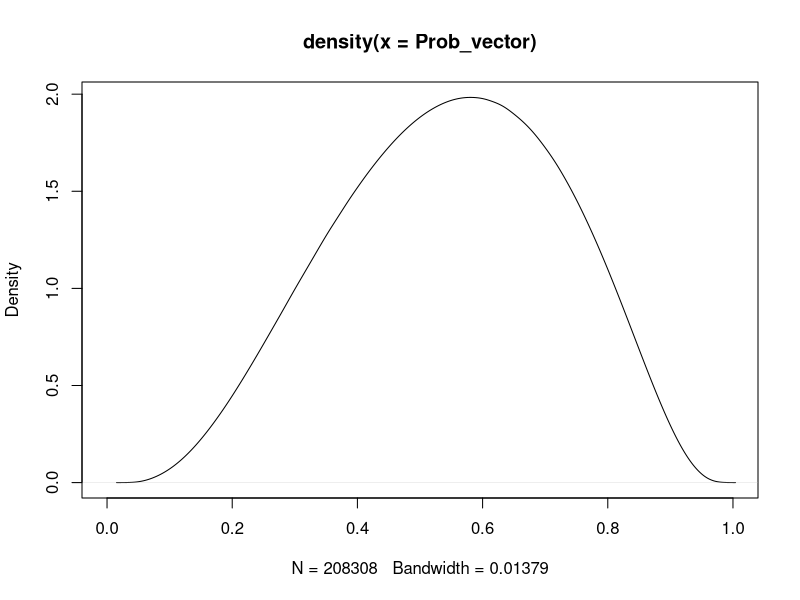

The R script that drew this image: (Note: this script raises an error after producing the figure.)
#######################
# epi input functions
#######################

library(MASS)


##############################
# epi inputs models require
#############################

# additional for binary
# P_t1, # NB: this is currently simulated within the functions using rep(P_t1, MCsims)
# additional for survival
# survivalDist,scaleParameter_t1,shapeParameter_t1
# required for all models 
# mu_t2, variance_t2, dist_t2, direction_t2,
# mu_t3, variance_t3, dist_t3, direction_t3,
# mu_t4, variance_t4, dist_t4, direction_t4



##########################################
##########################################
# BINARY endpoint
##########################################
###########################################

########################################
# Binary endpoint: baseline probability
#######################################

# there are 3 methods to input baseline probability
# 1) single value: no uncertainty in baseline
# 2) UCI and LCI for probability: input using slider normalParameters() calculates mu and sigma
# 3) nEvents, nAtRisk: used to draw a beta distribution


# Binary endpoint; baseline probability 1) no uncertainty
##############################################################

# user input: P_t1


# Binary endpoint, baseline probability 2) from LCI and UCI on baseline probability
############################################
# note: this is done as in Excel model by converting probability to odds
# (slighlty modified as linearlity/ normality holds better on the log scale so this is used here)
# ***theoretically possible to simulate negative probability values with this method? - probably not thanks to exponeitation etc
# also possible to do this by treating the LCI and UCI as a 95% interval on a beta distribtion
# and finding the alpha and beta parameters which best fit the LCI and UCI provided by the user
# these parameters are found by choosing alpha and beta to minimise a loss function:
# squared distance from LCI + squared distance from UCI as described in: https://www.johndcook.com/quantiles_parameters.pdf
# loss function in R
# (qbeta(0.025, alpha_hat, beta_hat) - LCI)^2 + (qbeta(0.975, alpha_hat, beta_hat) - UCI)^2
# not fully sure if this works!

# function
# input: prob_UCI and prob_LCI
# output: mu_prob (exact expected probability), sigma (log odds scale), mu  (mean on log odds scale)
# this output can then be used to calculate P_t1 using:
# LO <- rnorm(MCsims, mu, sigma)
# Odds <- exp(LO)
# P_t1 <- Odds/(1 + Odds)
# assumes normal log odds distribution

# test data (from Excel model)
#prob_UCI = 0.469
#prob_LCI = 0.248

# define function
probCI <- function(prob_LCI, prob_UCI){
  
  # convert prob CIs to odds CIs
  Odds_UCI <- prob_UCI/(1 - prob_UCI)
  Odds_LCI <- prob_LCI/(1 - prob_LCI)
  
  # convert to log scale as sigma is symmetrical around the mean on this scale
  LO_UCI <- log(Odds_UCI)
  LO_LCI <- log(Odds_LCI)
  
  sigma <- abs(LO_UCI - LO_LCI)/(2*1.96)
  mu <- LO_LCI + 1.96*sigma # mean on log odds scale
  mu_OR <- exp(mu)
  mu_prob <- mu_OR/(1 + mu_OR)
  
  
  outputs <- list(mu_prob = mu_prob, mu = mu, sigma = sigma)
  return(outputs)
  
}

# test function (from Excel model)
#probCI(0.248,0.469)





# Binary endpoint, baseline probability 2) Exact sampling: from normal distribution 
############
# given mu and sigma (calculated above) creates vector of samples in direct proportion to normal theoretical distribution
# within a user defined range. This vector can be manipulated to convert to probability distribution
# v.quick!

# inputs: mu, sigma
# outputs: exactVector (vector of samples) 

# define function
exactVectorNormal <- function( mu, sigma){
  
  # just need to sample reasonablely close to mean
  lowerBound <- mu - 6*sigma
  upperBound <- mu + 6*sigma
  # vector of points at which samples will be taken
  # lower bound , upper bound , and length.out = resolution of curve
  x_axis <- seq(lowerBound, upperBound, length.out = 1000) # 1000 appears to work well
  
  # gives a vecor of values for each point in x_axis vector which represent how likely they are
  # in the theoretical distribution (normal with mean mu and sigma)
  density_vector <- dnorm(x_axis, mu, sigma)
  
  # normalise this vector to give highest value in density_vector the value of 1 (the most likely point)
  normalised_density_vector <- density_vector/(max(density_vector))
  
  # take samples of each point in x_axis proportionate to its frequency in the theoretical distribution
  # try values to see how it works: 1000 samples of most likely point
  exactVector <- rep(x_axis, times = normalised_density_vector*1000) 
  
  return(exactVector )
  
}

# test function
#exactVector <- exactVectorNormal(10, 2.1)
#plot(density(exactVector))








# Binary endpoint: baseline probability 3) from events vs number at risk
############################################

# function
# input: nEvents and nAtRisk
# output: mu_prob (exact expected probability), P_t1
# assumes MCsims sufficient to express the distribution

# test data (from Excel model)
nEvents = 100
nAtRisk = 210
MCsims = 100000

# define function
probEvents <- function(nEvents, nAtRisk, MCsims){
  
  # beta parameter for beta distribution
  nNonEvents <- nAtRisk - nEvents
  mu_prob <- nEvents/(nEvents + nNonEvents)
  
  P_t1 <- rbeta(MCsims,nEvents,nNonEvents )
  outputs <- list(mu_prob = mu_prob, P_t1 = P_t1)
  
  return(outputs)
}

# test function
probEvents(10, 20, 10000)



# Binary endpoint: baseline probability 3) plot function (no randomness)
######################
# used??
# no randomness: based on exact densities from beta distribution
# inputs: nEvents, nAtRisk
# output: plot object
#plotBetaEvents <- function(nEvents, nAtRisk){
#  
#  # beta parameter for beta distribution
#  nNonEvents <- nAtRisk - nEvents
#  
#  x_axis <- seq(0, 1, length.out = 100)
#  y_axis <- dbeta(x_axis, nEvents, nNonEvents)
#  
#  plot <- plot(x = x_axis, y = y_axis, type = "l")
#  return(plot)
#}
# test plot function
#plotBetaEvents(2, 20)







# Binary endpoint: baseline probability: PLOT ALL FUNCTION baseline probability from different methods
##########################################################
# there are 3 methods to input baseline probability
# 1) single value: no uncertainty in baseline
# 2) UCI and LCI for probability: input using slider normalParameters() calculates mu and sigma
# 3) nEvents, nAtRisk: used to draw a beta distribution

# require above functions


# test data
input <- list()
input$baselineInput ="confidenceBounds"   # "events" # singleValue
nEvents = 10
nAtRisk = 30
prob_UCI = 0.2
prob_LCI = 0.01
P_t1 = 0.3

# input: mu , sigma or alpha, beta, input$baselineInput
# output: plot object

# wrap in a function??

if(input$baselineInput == "events"){
  
  plotBetaEvents(nEvents, nAtRisk)
  
} 

# also conditional on the confidence bounds not being equal
if(input$baselineInput == "confidenceBounds"){
  
  normalParameters <-  probCI(prob_UCI, prob_LCI)
  LO_vector <- exactVectorNormal(normalParameters$mu, normalParameters$sigma)
  Odds_vector <- exp(LO_vector)
  Prob_vector <- Odds_vector/(1 + Odds_vector)
  
  plot(density(Prob_vector), xlim = c(0, 1))
  
}


# or if confidence bounds are equal
if(input$baselineInput == "singleValue"){
  
  plot(1, type="n", xlab="", ylab="", xlim=c(0, 1), ylim=c(0, 10))
  abline(v = P_t1)
  
}









########################################
# Binary endpoint: relative effects
#######################################
# ? take P_t1 vector (could be uncertain or single valued but must represent the MCsims in its length)
# ? output P_tn

# there are # methods to input relative effects
# 1) UCI and LCI for natural odds ratio scale
# 2) UCI and LCI for natural RR scale
# 3) UCI and LCI for risk difference
# 4) 



# Binary endpoint: relative effects 1) UCI and LCI for natural odds ratio scale
############################################

# function
# input: OR_UCI and OR_LCI
# output: mu_OR, mu (log scale), variance (log scale)
# assumes normal distribution

# plot user inputs
# use exactVectorNormal with mu, variance to take exact samples from normal on LOR scale
# take exponent of these draws and plot to get smooth natural scale OR plot
# include mu_OR, OR_UCI and OR_LCI on this plot

# test data (from Excel model)
OR_UCI = 1.18
OR_LCI = 0.71

# define function
oddsRatioCI <- function(OR_UCI, OR_LCI){
  
  LOR_UCI <- log(OR_UCI) 
  LOR_LCI <- log(OR_LCI)
  sigma <- abs(LOR_UCI - LOR_LCI)/(2*1.96)
  variance <- sigma^2
  
  mu <- LOR_LCI + 1.96*sigma # mean on log odds scale
  mu_OR <- exp(mu)
  
  outputs <- list(mu = mu, variance = variance, mu_OR = mu_OR)
  return(outputs)
}

# test function
oddsRatioCI(OR_UCI, OR_LCI)

oddsRatioCI(1.43, 0.05)


# Binary endpoint: relative effects 2) UCI and LCI for natural RR scale
############################################


# function
# input: RR_UCI and RR_LCI
# output: mu_RR (mean RR on natural scale),  sigma_LRR (se of log rr), mu_LRR (mean of log rr)
# assumes normal distribution for log(RR) 

# plot user inputs
# use exactVectorNormal with sigma_LRR, mu_LRR to take exact samples from normal on LRR scale
# take exponent of these draws and plot to get smooth RR plot
# include mu_RR, RR_UCI and RR_LCI on this plot

# get P_tn
# simulate uncertainty in LRR ~ N(mu_LRR, sigma_LRR)
# exp(LRR) = RR
# RR * P_t1 = P_tn

# similar to above function

# test data (from Excel model)
RR_UCI = 1.18
RR_LCI = 0.71

# define function
RiskRatioCI <- function(RR_UCI, RR_LCI){
  
  LRR_UCI <- log(RR_UCI) 
  LRR_LCI <- log(RR_LCI)
  sigma_LRR <- abs(LRR_UCI - LRR_LCI)/(2*1.96)
  # variance <- sigma_LRR^2
  
  mu_LRR <- LRR_LCI + 1.96*sigma_LRR # mean on log rr scale
  mu_RR <- exp(mu_LRR)
  
  outputs <- list(mu_RR = mu_RR, sigma_LRR = sigma_LRR, mu_LRR = mu_LRR)
  return(outputs)
}

# test function
RiskRatioCI(RR_UCI, RR_LCI)
RiskRatioCI(1.02, 0.94 )






# Binary endpoint: relative effects 3) UCI and LCI for risk difference
############################################


# function
# input: RD_UCI and RD_LCI
# very similar to function above

# plot user inputs

# get P_tn



########################################
# Binary endpoint: probabiliities for new interventions
#######################################


# Binary endpoint: find beta distribtion parameter estimates from vector of probabilitites
##################################################
# supplementary function
# useful to plot inputs neatly by smoothing monte carlo error
# 

# inputs: P_tn (some probability vector)
# outputs: alpha_hat, beta_hat

# test data
P_tn <- rbeta(10000, 13.5, 10 )

# define function
aproxBetaParams <- function(P_tn){
  
  # stop function if input is an NA
  
  # function finds alpha and beta parameter estimates from data for a beta function
  # optimising function with initial values
  suppressWarnings( # suppress that NaNs are produced - the function appears to work well
  fit_beta <- fitdistr(P_tn,"beta",list(shape1=1,shape2=1)) 
  )
  
  # round the result (hopefully should mean that identical inputs will give identical estimates)
  alpha_hat <- round(fit_beta$estimate[1],1) 
  beta_hat <- round(fit_beta$estimate[2],1)
  
  outputs <- list(alpha_hat = alpha_hat, beta_hat = beta_hat)
  return(outputs)
}

# test function
aproxBetaParams(P_tn)




# Binary endpoint: individually plot P_t2, P_t3, P_t4 with uncertain baseline and MCD
############################################




# Binary endpoint: comparative plot of probabilities with uncertain baseline
############################################
# requires MASS package
# put all on one diagram 
# fit a beta distribution to 


# function
# input: alpha_hat_t1, beta_hat_t1, alpha_hat_t2, beta_hat_t2, alpha_hat_t3, beta_hat_t3, alpha_hat_t4, beta_hat_t4 
# output: 

# test data 
P_t <- simProbOfOutcomeMatrixBinary (numberOfTreatments = 3, P_t1 = rep(0.1, 50000),
                       mu_t2 = 0, variance_t2 = 0.1, dist_t2 = "norm",  direction_t2 = "alwaysPositive",
                       mu_t3 = 0.2, variance_t3 = 0.1, dist_t3 = "halfNorm", direction_t3 = "alwaysPositive",
                       mu_t4 = NA, variance_t4 = NA, dist_t4 = "halfNorm", direction_t4 = NA
                       )

beta_params_t2 <- aproxBetaParams(P_t[,2])
beta_params_t3 <- aproxBetaParams(P_t[,3])
beta_params_t4 <- aproxBetaParams(P_t[,4])


# define function
# <- function(nEvents, nAtRisk, MCsims){

 
   # function finds alpha and beta parameter estimates from data for a beta function
   # optimising function with initial values
   fit_beta <- fitdistr(sims,"beta",list(shape1=1,shape2=1)) 
  
   alpha_hat <- round(fit_beta$estimate[1],1) 
   beta_hat <- round(fit_beta$estimate[2],1)
   
   x_axis <- seq(0, 1, length.out = 100)
   
plot(density(sims))
lines(x_axis, dbeta(x_axis,alpha_hat, beta_hat ))


















